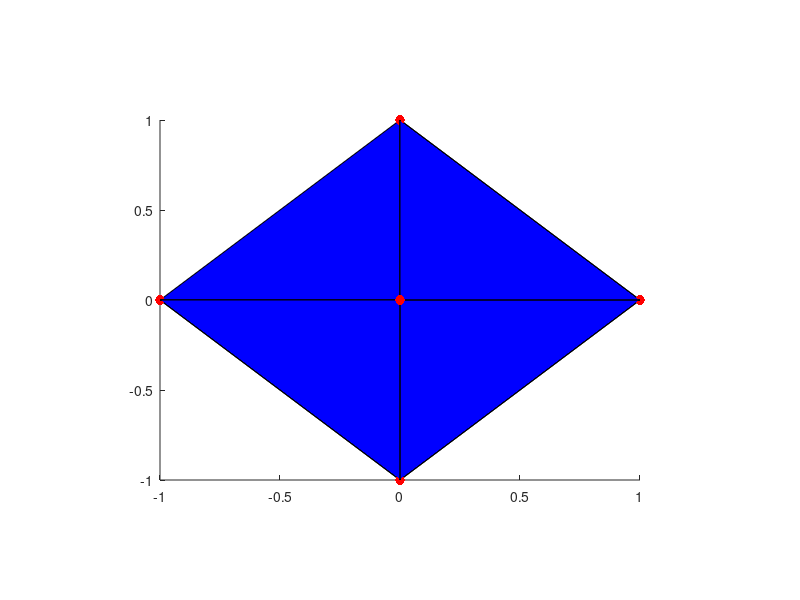

This chart was generated by the following MATLAB code: (Note: this script raises an error after producing the figure.)
format compact 
axes('Position',[0.2 0.2 0.6 0.6]);
vert = [0 0 -1; 0 0 1; 0 -1 0; 1 0 0; 0 1 0; -1 0 0];
fac = [1 3 6; ...
    1 3 4; ...
    1 4 5; ...
    1 5 6; ...
    2 3 6; ...
    2 3 4; ...
    2 4 5];
patch('Faces',fac,'Vertices',vert,'FaceColor','b', 'Marker', 'o','MarkerSize', 7, 'MarkerFaceColor', 'r');  hold on;
material shiny;
alpha(0.8);
alphamap('rampdown');
view(30,30);
